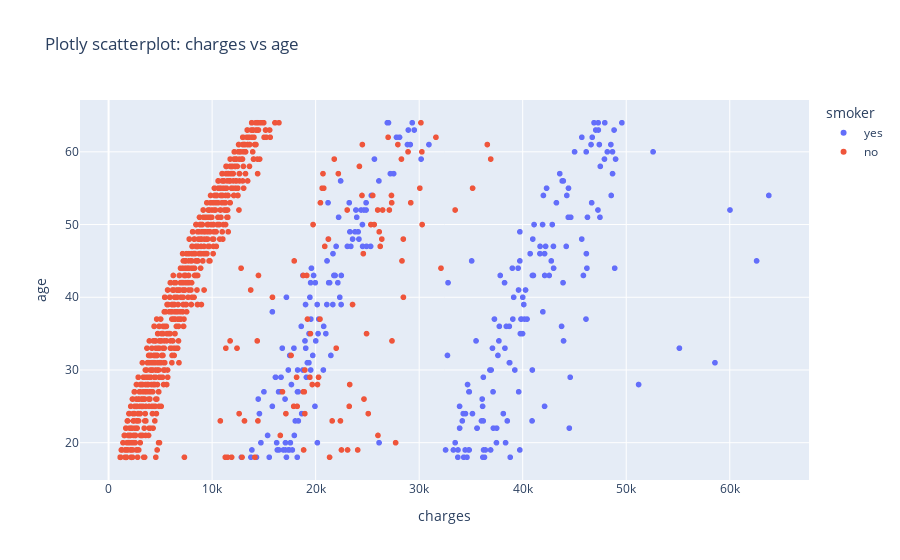

Notebook source saved alongside this figure:
### Code cell
# Load data 
data = pd.read_csv('insurance.csv')

# Create class object
analyzer = InsuranceAnalyzer(data)

# Average age
gender_print, avg_age = analyzer.mean_gender_age('male')
print(f"Average age of {gender_print}: {avg_age:.2f}")

# Number of gender
gender_print, count = analyzer.gender_count('female')
print(f"Number of {gender_print}: {count}")

# Unique regions
print("Regions:", analyzer.unique_regions())

# Statistics
gender_print, feature, stats = analyzer.gender_stats('female', 'charges')
print(f"{gender_print} ({feature}) stats:\n",stats)

# Graphs
analyzer.graphs('charges', 'age', type='', color_axis='smoker')

### Figure 1 — Plotly figure (JSON) as saved in the notebook; plotly's stock layout.template omitted (floating-point values rounded to 4 significant figures; data arrays with more than 128 entries replaced by an {"elided": "..."} marker saying what was removed)
{"data": [{"customdata": {"elided": "274x5 mixed values"}, "hovertemplate": "smoker=%{customdata[3]}<br>charges=%{x}<br>age=%{y}<br>sex=%{customdata[0]}<br>bmi=%{customdata[1]}<br>children=%{customdata[2]}<br>region=%{customdata[4]}<extra></extra>", "legendgroup": "yes", "marker": {"color": "#636efa", "symbol": "circle"}, "mode": "markers", "name": "yes", "showlegend": true, "type": "scattergl", "x": {"elided": "274 float values"}, "xaxis": "x", "y": {"elided": "274 int values"}, "yaxis": "y"}, {"customdata": {"elided": "1064x5 mixed values"}, "hovertemplate": "smoker=%{customdata[3]}<br>charges=%{x}<br>age=%{y}<br>sex=%{customdata[0]}<br>bmi=%{customdata[1]}<br>children=%{customdata[2]}<br>region=%{customdata[4]}<extra></extra>", "legendgroup": "no", "marker": {"color": "#EF553B", "symbol": "circle"}, "mode": "markers", "name": "no", "showlegend": true, "type": "scattergl", "x": {"elided": "1064 float values"}, "xaxis": "x", "y": {"elided": "1064 int values"}, "yaxis": "y"}], "layout": {"legend": {"title": {"text": "smoker"}, "tracegroupgap": 0}, "title": {"text": "Plotly scatterplot: charges vs age"}, "xaxis": {"anchor": "y", "domain": [0, 1], "title": {"text": "charges"}}, "yaxis": {"anchor": "x", "domain": [0, 1], "title": {"text": "age"}}}}
